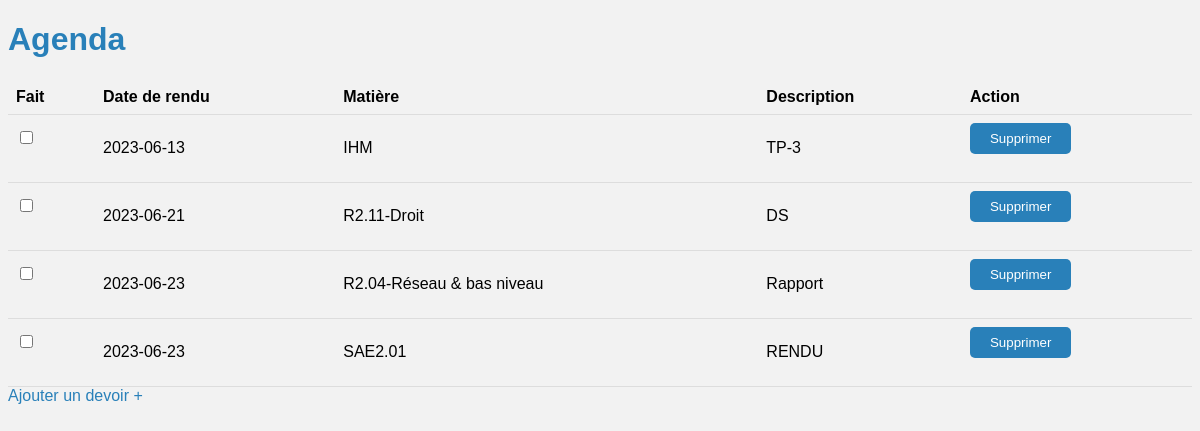
The page / on the database its author committed.
### tables this page shows
CREATE TABLE users (
                id INTEGER PRIMARY KEY AUTOINCREMENT,
                date TEXT,
                Matière TEXT,
                Description TEXT,
                completion INTEGER DEFAULT 0
            );

### controller.py (the view)
    def display_user_details(self):
        users = UserRepository.get_all_users()  # Récupère tous les devoirs depuis le référentiel
        users = sorted(users, key=lambda user: user.get_date())  # Trie les devoirs par dates
        return render_template('page_tache.html', users=users)  # Affiche les détails des devoirs dans le template 'page_tache.html'

### controller.py (called while the page is built)
@app.route('/')
def display_user_details():
    return controller.display_user_details()  # Affiche les détails des devoirs

### model.py (called while the page is built)
    def get_id(self):
        return self.id

    def get_date(self):
        return self.date

    def get_Matière(self):
        return self.Matière

    def get_Description(self):
        return self.Description

    def is_completed(self):
        return self.completion == 1

    @staticmethod
    def get_all_users():
        conn = sqlite3.connect('tache.db')  # Se connecter à la base de données
        cursor = conn.cursor()
        cursor.execute('SELECT * FROM users')  # Récupérer tous les devoirs de la table
        rows = cursor.fetchall()  # Récupérer toutes les lignes résultantes
        users = []
        for row in rows:
            user = User(row[0], row[1], row[2], row[3], row[4])  # Créer un objet User à partir des données de la ligne
            users.append(user)  # Ajouter le devoir à la liste
        conn.close()  # Fermer la connexion à la base de données
        return users  # Afficher la liste des devoirs

### templates/page_tache.html (shortened to what this page needs)
<!DOCTYPE html>
<html>
<head>
    <link rel="stylesheet" type="text/css" href="{{ url_for('static', filename='style.css') }}">
</head>
<body>
    <h1>Agenda</h1>
    <table>
        <tr>
            <th>Fait</th>
            <th>Date de rendu</th>
            <th>Matière</th>
            <th>Description</th>
            <th>Action</th>
        </tr>
        {% for user in users %}
        <tr>
            <td>
                <form method="POST" action="/toggle_completion/{{ user.get_id() }}">
                    <input type="checkbox" name="completion" {% if user.is_completed() %}checked{% endif %} onchange="this.form.submit()">
                </form>
            </td>
            <td {% if user.is_completed() %}class="completed"{% endif %}>{{ user.get_date() }}</td>
            <td {% if user.is_completed() %}class="completed"{% endif %}>{{ user.get_Matière() }}</td>
            <td {% if user.is_completed() %}class="completed"{% endif %}>{{ user.get_Description() }}</td>
            <td>
                <form method="POST" action="/delete/{{ user.get_id() }}">
                    <input type="submit" value="Supprimer">
                </form>
            </td>
        </tr>
        {% endfor %}
    </table>
    <a href="/create">Ajouter un devoir +</a>
</body>
</html>

### static/style.css (style rules this page uses)
body { font-family: Arial, sans-serif; background-color: #f2f2f2; }
h1 { color: #2980b9; }
form { margin-bottom: 20px; text-align: left; }
input[type="submit"] { padding: 8px 20px; background-color: #2980b9; color: #fff; border: none; border-radius: 5px; cursor: pointer; }
a { color: #2980b9; text-decoration: none; }

### templates/page_tache.html (style rules this page uses)
table { width: 100%; border-collapse: collapse; }
th, td { padding: 8px; text-align: left; border-bottom: 1px solid #ddd; }
th { background-color: #f2f2f2; }

### rows shown on the page
users: get_date "2023-06-13", get_Matière "IHM", get_Description "TP-3"
users: get_date "2023-06-21", get_Matière "R2.11-Droit", get_Description "DS"
users: get_date "2023-06-23", get_Matière "R2.04-Réseau & bas niveau", get_Description "Rapport"
users: get_date "2023-06-23", get_Matière "SAE2.01", get_Description "RENDU"
